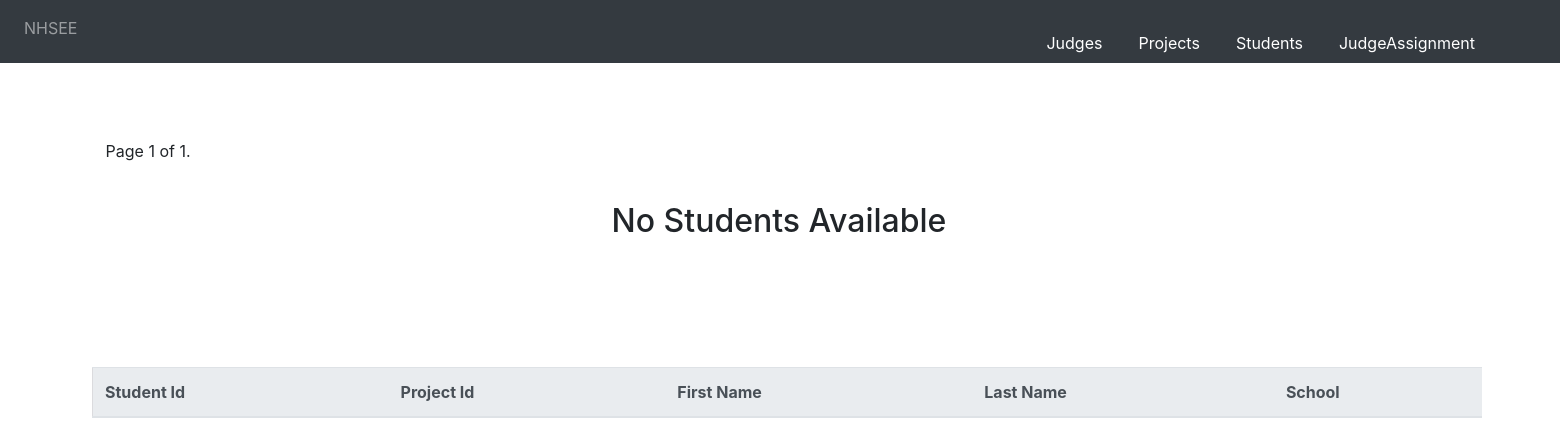
/students/, run on an earlier commit of the app's database.
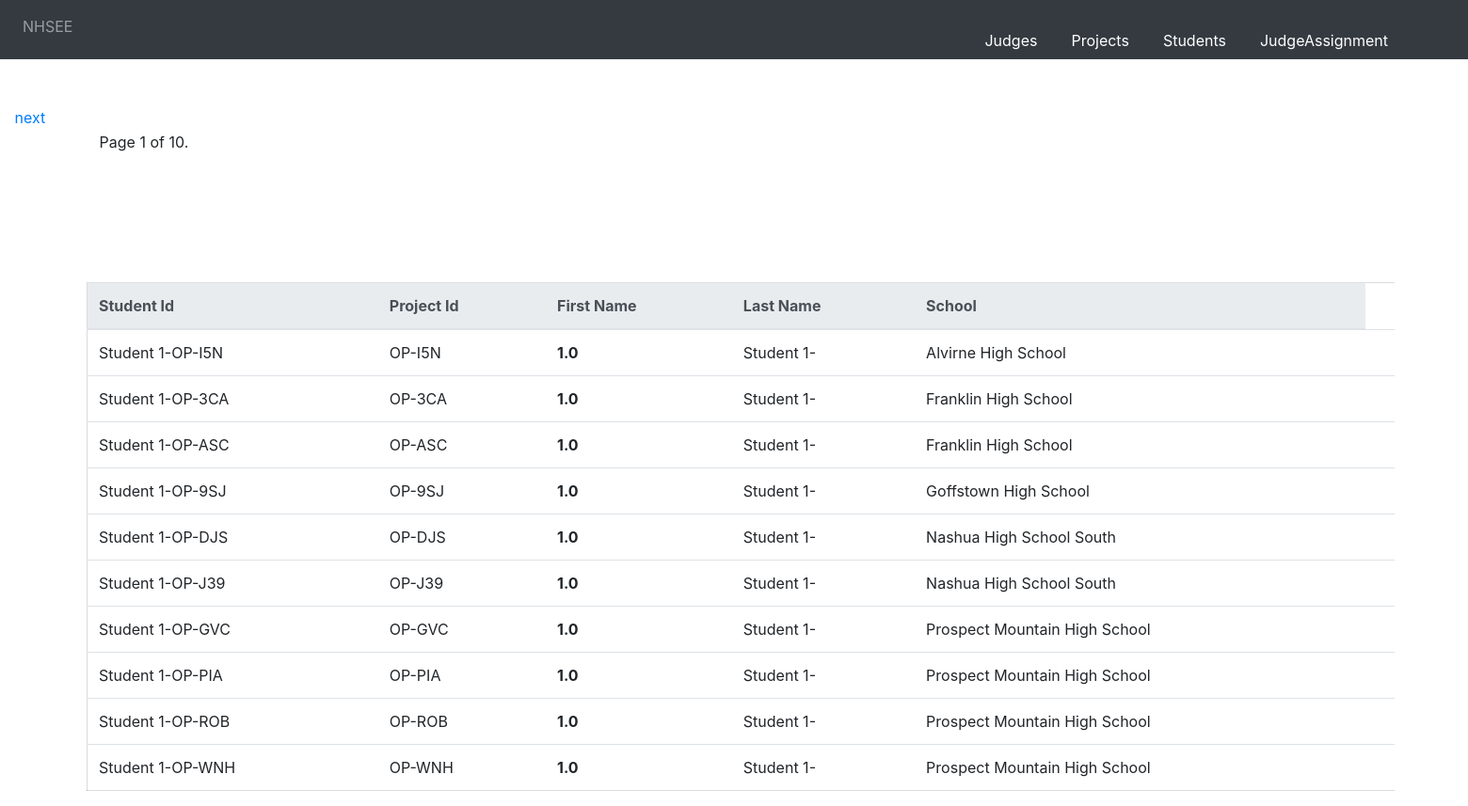
And on a later commit of the database.
### nhsee/models/student_model.py (models this page shows, shortened)
class student(Model):
        id=models.CharField(max_length=100 , primary_key=True,blank=False, unique=True)
        firstname=models.CharField(max_length=100)
        lastname=models.CharField(max_length=100)
        school=models.CharField(max_length=100)
        project_id=models.ForeignKey(project, on_delete=models.CASCADE)
        class Meta:
            db_table = "nhsee_student"

### nhsee/views/student_views.py (the view, shortened to what this page needs)
# urls.py: path(r'students/',student_views.studentlisting),
def studentlisting(request):
    if 'deletestudents' in request.POST:
        deleterequest=request.GET.get('delete')
        student.objects.all().delete()
    count = 0
    studentl = student.objects.all()
    studentslist=[]
    for students in studentl:
        studentslist.append({"first_name":students.firstname,"last_name":students.lastname,"project_id":students.project_id_id,"school":students.school,"student_id":students.id})
        count = count + 1
    paginator_projects = Paginator(studentslist, 10)
    page = request.GET.get('page')
    contacts = paginator_projects.get_page(page)
    return render(request,'students_template/liststudents.html',{"studentjson":contacts})

### templates/students_template/liststudents.html (shortened to what this page needs)
{% extends 'base.html' %}
{% block content %}
 <!DOCTYPE html>
<html lang="en">
<head>
  {% load staticfiles %}
  <link  rel="stylesheet" href="{% static "css/bootstrap.min.css" %}" />
</head>
{% include 'students_template/studentsform.html' %}
 <div class="pagination">
    <span class="step-links">
        <div class="currentd">
        <span class="current">
            Page {{ studentjson.number }} of {{ studentjson.paginator.num_pages }}.
        </span></div>
        {% if studentjson.has_next %}
        <div class="first">
            <a href="?page={{ studentjson.next_page_number }}">next</a></div>
        {% endif %}
    </span>
</div>
<div class="table-class">
<table class="table">
  <thead class="thead-light">
    <tr>
      <th scope="col">Student Id</th>
      <th scope="col">Project Id</th>
      <th scope="col">First Name</th>
      <th scope="col">Last Name</th>
      <th scope="col">School</th>
    </tr>
  </thead>
    <tbody>
    {% if studentjson %}
        {% for students in studentjson %}
        <tr>
            <td>{{ students.student_id }}</td>
            <td>{{ students.project_id }}</td>
            <td><strong>{{ students.first_name }}</strong></td>
            <td>{{ students.last_name }}</td>
            <td>{{ students.school }}</td>
            <td>
            </td>
        </tr>
        {% endfor %}
    {% else %}
      <div class="heading"><h2>No Students Available<h2></div>
    {% endif %}
    </tbody>
    </table>
    </div>
</html>
{% endblock %}

What changed in the data, as far as the page shows it:
added student: student_id "Student 1-OP-I5N", project_id "OP-I5N", first_name "1.0", last_name "Student 1-", school "Alvirne High School"
added student: student_id "Student 1-OP-3CA", project_id "OP-3CA", first_name "1.0", last_name "Student 1-", school "Franklin High School"
added student: student_id "Student 1-OP-ASC", project_id "OP-ASC", first_name "1.0", last_name "Student 1-", school "Franklin High School"
added student: student_id "Student 1-OP-9SJ", project_id "OP-9SJ", first_name "1.0", last_name "Student 1-", school "Goffstown High School"
added student: student_id "Student 1-OP-DJS", project_id "OP-DJS", first_name "1.0", last_name "Student 1-", school "Nashua High School South"
added student: student_id "Student 1-OP-J39", project_id "OP-J39", first_name "1.0", last_name "Student 1-", school "Nashua High School South"
added student: student_id "Student 1-OP-GVC", project_id "OP-GVC", first_name "1.0", last_name "Student 1-", school "Prospect Mountain High School"
added student: student_id "Student 1-OP-PIA", project_id "OP-PIA", first_name "1.0", last_name "Student 1-", school "Prospect Mountain High School"
added student: student_id "Student 1-OP-ROB", project_id "OP-ROB", first_name "1.0", last_name "Student 1-", school "Prospect Mountain High School"
added student: student_id "Student 1-OP-WNH", project_id "OP-WNH", first_name "1.0", last_name "Student 1-", school "Prospect Mountain High School"
Also different on the page:
{{ studentjson.paginator.num_pages }}: "1" → "10"
text no longer shown: "No Students Available"
text now shown: "next"
